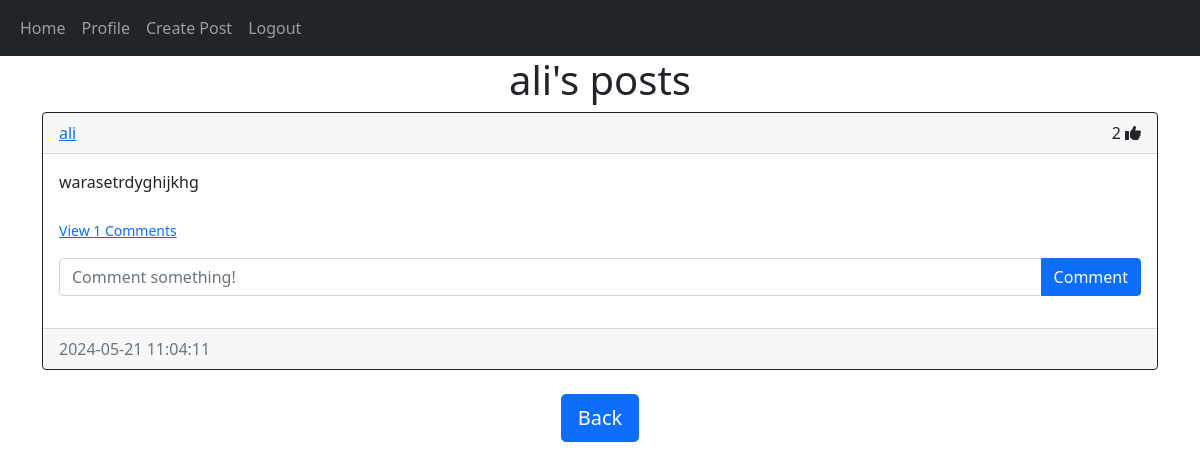
The app's page /posts/ali (signed in) with its own data.
### website/models.py (models this page shows)
class User(db.Model, UserMixin):
    id = db.Column(db.Integer, primary_key=True)
    email = db.Column(db.String(150), unique=True)
    username = db.Column(db.String(150), unique=True)
    password = db.Column(db.String(150))
    date_created = db.Column(db.DateTime(timezone=True), default=func.now())
    posts = db.relationship('Post', backref='user', passive_deletes=True)
    comments = db.relationship('Comment', backref='user', passive_deletes=True)

class Post(db.Model):
    id = db.Column(db.Integer, primary_key=True)
    text = db.Column(db.Text, nullable=False)
    date_created = db.Column(db.DateTime(timezone=True), default=func.now())
    author = db.Column(db.Integer, db.ForeignKey('user.id', ondelete="CASCADE"), nullable=False)
    comments = db.relationship('Comment', backref='post', passive_deletes=True)
    likes = db.relationship('Like', backref='post', passive_deletes=True)

### website/views.py (the view)
@views.route("/posts/<username>")
@login_required
def posts(username):
    user = User.query.filter_by(username=username).first()
    if not user:
        flash('No user with that username exists.', category='error')
        return redirect(url_for('views.home'))
    posts = user.posts
    return render_template("posts.html", user=current_user, posts=posts, username=username)

### website/__init__.py (called while the page is built)
def create_app():
    app = Flask(__name__)
    app.config['SECRET_KEY'] = "helloworld"
    app.config['SQLALCHEMY_DATABASE_URI'] = f'sqlite:///{DB_NAME}'
    db.init_app(app)
    from .views import views
    from .auth import auth
    app.register_blueprint(views, url_prefix="/")
    app.register_blueprint(auth, url_prefix="/")
    from .models import User, Post, Comment, Like
    create_database(app)
    login_manager = LoginManager()
    login_manager.login_view = "auth.login"
    login_manager.init_app(app)
    @login_manager.user_loader
    def load_user(id):
        return User.query.get(int(id))
    return app

### website/templates/posts.html (shortened to what this page needs)
{% extends "posts_div.html" %}  {% block header %} {{username}}'s posts {% endblock %} {% block footer %}
  <div align="center">
    <a href="/home"
      ><button type="button" class="btn btn-primary btn-lg">Back</button></a
    >
  </div>
  {% endblock %}

### website/templates/posts_div.html (shortened to what this page needs)
{% extends "base.html" %}
{% block content %}
<h1 align="center">{% block header %}Posts{% endblock %}</h1>
<div id="posts">
    {% for post in posts %}
    <div class="card border-dark">
        <div class="card-header d-flex justify-content-between align-items-center">
            <a href="/posts/{{post.user.username}}">{{post.user.username}}</a>
            <div>
                <span id="likes-count-{{post.id}}">
                    {{ post.likes|length }}
                </span>
                {% if user.id in post.likes|map(attribute="author")|list %}
                <i
                    class="fas fa-thumbs-up"
                    id="like-button-{{post.id}}"
                    onclick="like({{post.id}})"
                ></i>
                {% else %}
                <i
                    class="far fa-thumbs-up"
                    id="like-button-{{post.id}}"
                    onclick="like({{post.id}})"
                ></i>
                {% endif %}
            </div>
        </div>
        <div class="card-body">
            <div class="card-text">{{post.text}}</div>
            <br />
            <p class="card-text">
                {% if post.comments|length > 0 %}
                <a data-bs-toggle="collapse" href="#comments-{{post.id}}" role="button">
                    <small>View {{post.comments|length}} Comments</small>
                </a>
                {% else %}
                <small class="text-muted">No Comments</small>
                {% endif %}
            </p>
            <form
                class="input-group mb-3"
                method="POST"
                action="/create-comment/{{post.id}}"
            >
                <input
                    type="text"
                    id="text"
                    name="text"
                    class="form-control"
                    placeholder="Comment something!"
                />
                <button type="submit" class="btn btn-primary">Comment</button>
            </form>
        </div>
        <div class="card-footer text-muted">{{post.date_created}}</div>
    </div>
    <br />
    {% endfor %}
</div>
{% block footer %}{% endblock %}
{% endblock %}

### website/templates/base.html (shortened to what this page needs)
<!DOCTYPE html>
<html lang="en">
<head>
    <link href="https://cdn.jsdelivr.net/npm/bootstrap@5.0.2/dist/css/bootstrap.min.css" rel="stylesheet">
</head>
<body>
<nav class="navbar navbar-expand-lg navbar-dark bg-dark">
    <div class="container-fluid">
        <div class="collapse navbar-collapse" id="navbar">
            <div class="navbar-nav">
                {% if user.is_authenticated %}
                    <a class="nav-item nav-link" href="/home">Home</a>
                    <a class="nav-item nav-link" href="/profile">Profile</a>
                    <a class="nav-item nav-link" href="/create-post">Create Post</a>
                    <a class="nav-item nav-link" href="/logout">Logout</a>
                {% else %}
                    <a class="nav-item nav-link" href="/login">Login</a>
                    <a class="nav-item nav-link" href="/sign-up">Sign Up</a>
                {% endif %}
            </div>
        </div>
    </div>
</nav>
<div class="container">{% block content %}{% endblock %}</div>
</body>
</html>

### records on screen
User: username "ali"
Post: user.username "ali", likes|length "2", text "warasetrdyghijkhg", comments|length "1", date_created "2024-05-21 11:04:11"
